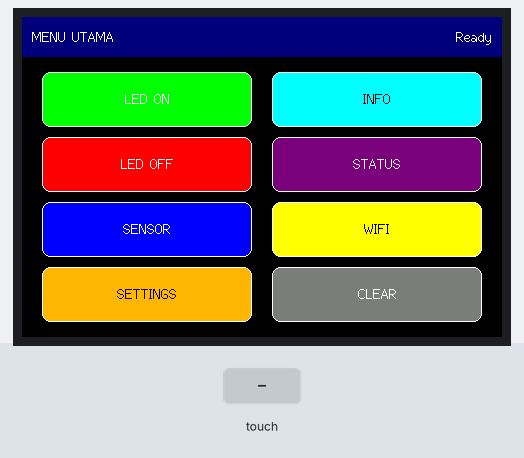
The program below on a simulated ESP32-S3. Parts: 480×320 colour display. The inputs (shaded band) are chosen by the test bench. What the program prints to the serial monitor is not drawn.

Above: at 2.1 s.
2.2 s: touch panel pressed at 62 % / 30 % of its raw x / y range
At 3.3 s:
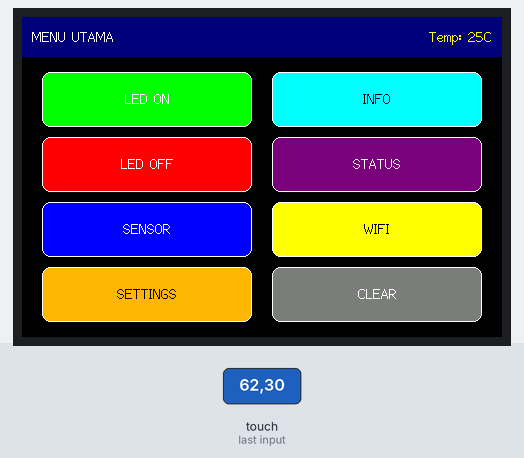
4.4 s: touch panel pressed at 13 % / 10 % of its raw x / y range
At 5.8 s:
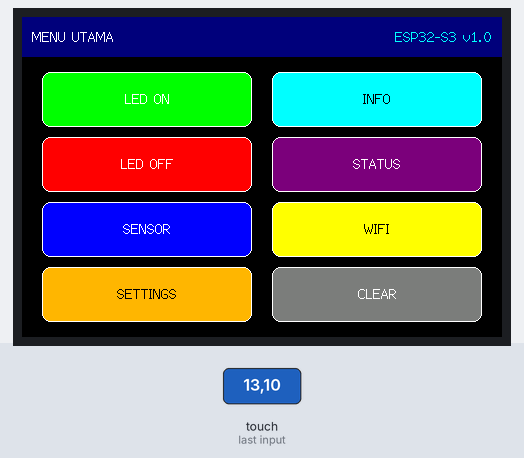
6.1 s: touch panel pressed at 38 % / 10 % of its raw x / y range
At 7.5 s:
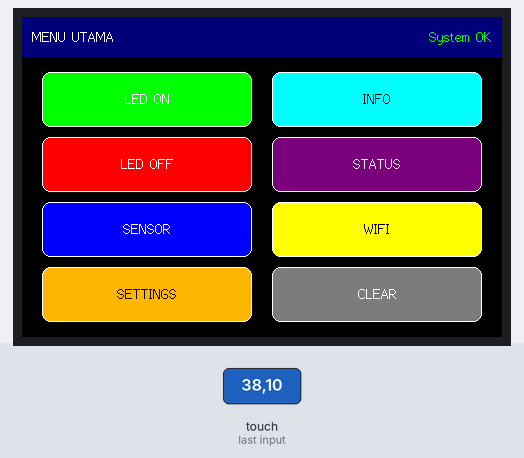
7.8 s: touch panel pressed at 62 % / 10 % of its raw x / y range
At 8.6 s:
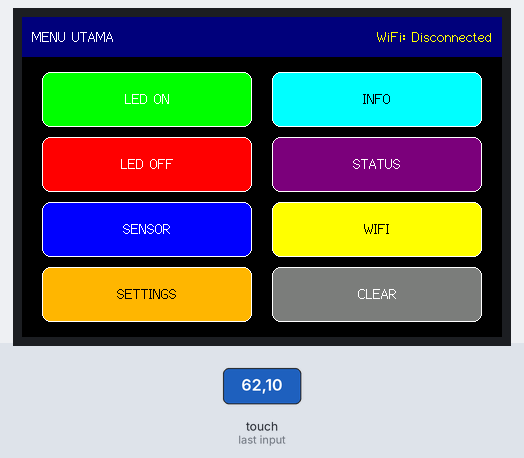
9.5 s: touch panel pressed at 87 % / 30 % of its raw x / y range
At 10.1 s:
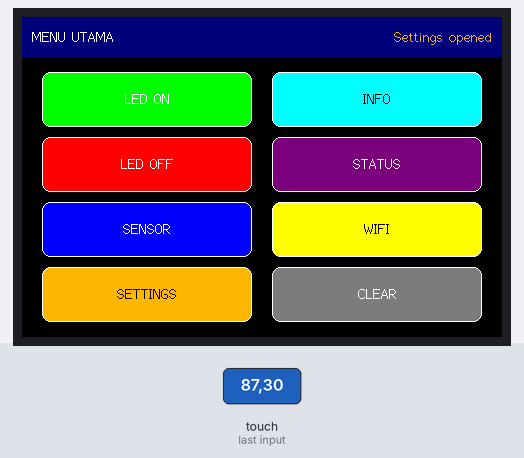
11.2 s: touch panel pressed at 87 % / 10 % of its raw x / y range
At 11.3 s:
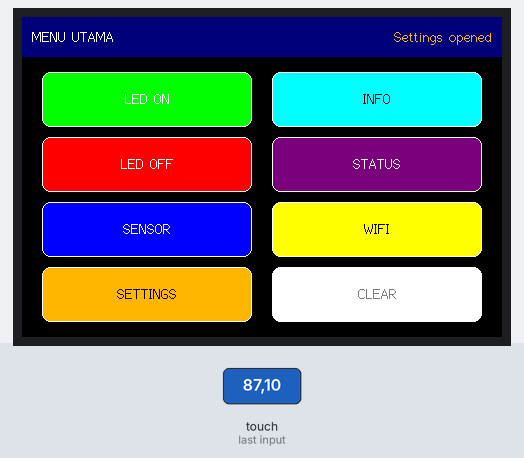
Timing chart, 0 to 13.9 s (numbered marks = the images above; inputs shaded):
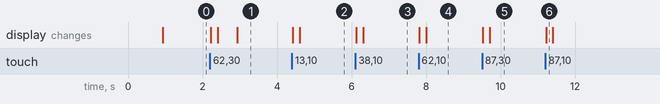

The program:

main.cpp
```cpp
#include <Arduino.h>
#include <LovyanGFX.hpp>
#include <Wire.h>
#include <Adafruit_FT6206.h>

// ========================================================
//  📘  WIRING GUIDE (ESP32-S3 DevKitC + TFT ILI9488 + FT6236)
// ========================================================
//  ⚙️  TFT ILI9488 (SPI Interface)
//  ┌────────────────────┬───────────────┬──────────────────────┐
//  │ TFT PIN            │ ESP32-S3 PIN │ Keterangan            │
//  ├────────────────────┼───────────────┼──────────────────────┤
//  │ VCC                │ 3.3V         │ Power 3.3 V (jangan 5 V)│
//  │ GND                │ GND          │ Ground                │
//  │ CS                 │ — (NC)       │ Tidak digunakan (1 SPI bus)│
//  │ RESET              │ GPIO10       │ Reset LCD             │
//  │ DC / RS            │ GPIO14       │ Data/Command select   │
//  │ SDI / MOSI         │ GPIO11       │ SPI MOSI              │
//  │ SDO / MISO         │ GPIO13       │ SPI MISO              │
//  │ SCK                │ GPIO12       │ SPI Clock             │
//  │ LED / BL           │ 3.3V         │ Backlight aktif HIGH  │
//  └────────────────────┴───────────────┴──────────────────────┘
//
//  ⚙️  TOUCH FT6236 (I2C Interface)
//  ┌────────────────────┬───────────────┬──────────────────────┐
//  │ TOUCH PIN          │ ESP32-S3 PIN │ Keterangan            │
//  ├────────────────────┼───────────────┼──────────────────────┤
//  │ VCC                │ 3.3V         │ Power 3.3 V          │
//  │ GND                │ GND          │ Ground               │
//  │ SDA                │ GPIO8        │ I2C Data             │
//  │ SCL                │ GPIO9        │ I2C Clock            │
//  │ INT (opsional)     │ — (NC)       │ Tidak wajib dipakai  │
//  └────────────────────┴───────────────┴──────────────────────┘
//
//  💡 Opsional tambahan:
//  - LED indikator → GPIO2 (bisa dipakai untuk tombol LED ON/OFF)
// ========================================================


// ========================================================
//  KONFIGURASI LOVYANGFX UNTUK ESP32-S3 + ILI9488 (SPI)
// ========================================================
class LGFX_ESP32S3_ILI9488 : public lgfx::LGFX_Device {
  lgfx::Panel_ILI9488 _panel_instance;
  lgfx::Bus_SPI _bus_instance;

public:
  LGFX_ESP32S3_ILI9488(void) {
    { // --- BUS SPI ---
      auto cfg = _bus_instance.config();
      cfg.spi_host = SPI2_HOST;
      cfg.spi_mode = 0;
      cfg.freq_write = 40000000;
      cfg.freq_read = 16000000;
      cfg.spi_3wire = false;
      cfg.use_lock = true;
      cfg.dma_channel = SPI_DMA_CH_AUTO;

      cfg.pin_sclk = 12;  // SCK
      cfg.pin_mosi = 11;  // MOSI
      cfg.pin_miso = 13;  // MISO
      cfg.pin_dc   = 14;  // DC/RS
      _bus_instance.config(cfg);
      _panel_instance.setBus(&_bus_instance);
    }

    { // --- PANEL ---
      auto cfg = _panel_instance.config();
      cfg.pin_cs   = -1;   // Tidak digunakan
      cfg.pin_rst  = 10;   // Reset pin
      cfg.pin_busy = -1;   // Tidak ada
      cfg.memory_width  = 320;
      cfg.memory_height = 480;
      cfg.panel_width   = 320;
      cfg.panel_height  = 480;
      cfg.offset_x = 0;
      cfg.offset_y = 0;
      cfg.invert   = false;
      cfg.readable = true;
      _panel_instance.config(cfg);
    }
    setPanel(&_panel_instance);
  }
};

// ========================================================
//  INSTANCE OBJEK
// ========================================================
LGFX_ESP32S3_ILI9488 tft;
Adafruit_FT6206 touch = Adafruit_FT6206();

const uint8_t ROTATION = 1;  // Landscape mode

// ========================================================
//  TOUCH CALIBRATION (hasil uji nyata, ubah jika offset)
// ========================================================
int TOUCH_MAP_X1 = 8;
int TOUCH_MAP_X2 = 296;
int SCREEN_MAP_X1 = 320;
int SCREEN_MAP_X2 = 0;

int TOUCH_MAP_Y1 = 0;
int TOUCH_MAP_Y2 = 479;
int SCREEN_MAP_Y1 = 0;
int SCREEN_MAP_Y2 = 479;

// ========================================================
//  STRUKTUR DAN DEFINISI BUTTON
// ========================================================
struct Button {
  int x, y, w, h;
  String label;
  uint16_t color;
  uint16_t textColor;
  bool enabled;

  bool contains(int px, int py) {
    return (px >= x && px <= x + w && py >= y && py <= y + h);
  }
};

// Tombol menu utama
Button buttons[] = {
  {20,  55, 210, 55, "LED ON",     TFT_GREEN,  TFT_WHITE, true},
  {20, 120, 210, 55, "LED OFF",    TFT_RED,    TFT_WHITE, true},
  {20, 185, 210, 55, "SENSOR",     TFT_BLUE,   TFT_WHITE, true},
  {20, 250, 210, 55, "SETTINGS",   TFT_ORANGE, TFT_BLACK, true},
  {250, 55, 210, 55, "INFO",       TFT_CYAN,   TFT_BLACK, true},
  {250, 120, 210, 55, "STATUS",    TFT_PURPLE, TFT_WHITE, true},
  {250, 185, 210, 55, "WIFI",      TFT_YELLOW, TFT_BLACK, true},
  {250, 250, 210, 55, "CLEAR",     TFT_DARKGREY, TFT_WHITE, true}
};

const int NUM_BUTTONS = sizeof(buttons) / sizeof(buttons[0]);
String statusText = "Ready";
uint16_t statusColor = TFT_WHITE;

// ========================================================
//  FUNGSI: Konversi koordinat sentuhan ke layar TFT
// ========================================================
void getTouchCoordinates(int &screenX, int &screenY) {
  TS_Point p = touch.getPoint();
  screenY = map(p.x, TOUCH_MAP_X1, TOUCH_MAP_X2, SCREEN_MAP_X1, SCREEN_MAP_X2);
  screenX = map(p.y, TOUCH_MAP_Y1, TOUCH_MAP_Y2, SCREEN_MAP_Y1, SCREEN_MAP_Y2);
  screenX = constrain(screenX, 0, tft.width() - 1);
  screenY = constrain(screenY, 0, tft.height() - 1);
}

// ========================================================
//  FUNGSI: Gambar tombol ke layar
// ========================================================
void drawButton(Button &btn, bool pressed = false) {
  uint16_t bgColor = pressed ? TFT_WHITE : btn.color;
  uint16_t txtColor = pressed ? btn.color : btn.textColor;

  if (!btn.enabled) {
    bgColor = TFT_DARKGREY;
    txtColor = TFT_LIGHTGREY;
  }

  tft.fillRoundRect(btn.x, btn.y, btn.w, btn.h, 8, bgColor);
  tft.drawRoundRect(btn.x, btn.y, btn.w, btn.h, 8, TFT_WHITE);

  tft.setFont(&fonts::Font2);
  tft.setTextDatum(MC_DATUM);
  tft.setTextColor(txtColor);
  tft.drawString(btn.label, btn.x + btn.w / 2, btn.y + btn.h / 2);
}

// ========================================================
//  FUNGSI: Update status bar atas
// ========================================================
void updateStatus(const String &text, uint16_t color = TFT_WHITE) {
  statusText = text;
  statusColor = color;

  // Header bar
  tft.fillRect(0, 0, 480, 40, TFT_NAVY);
  tft.setFont(&fonts::Font2);
  tft.setTextDatum(ML_DATUM);
  tft.setTextColor(TFT_WHITE);
  tft.drawString("MENU UTAMA", 10, 20);

  // Status kanan
  tft.setTextDatum(MR_DATUM);
  tft.setTextColor(color);
  tft.drawString(text, 470, 20);

  Serial.println("Status: " + text);
}

// ========================================================
//  FUNGSI: Handle interaksi tombol
// ========================================================
void handleButtonClick(int index) {
  drawButton(buttons[index], true);
  delay(150);
  drawButton(buttons[index], false);

  switch (index) {
    case 0: updateStatus("LED: ON", TFT_GREEN); break;
    case 1: updateStatus("LED: OFF", TFT_RED); break;
    case 2:
      updateStatus("Reading sensor...", TFT_CYAN);
      delay(500);
      updateStatus("Temp: 25C", TFT_YELLOW);
      break;
    case 3: updateStatus("Settings opened", TFT_ORANGE); break;
    case 4: updateStatus("ESP32-S3 v1.0", TFT_CYAN); break;
    case 5: updateStatus("System OK", TFT_GREEN); break;
    case 6: updateStatus("WiFi: Disconnected", TFT_YELLOW); break;
    case 7: updateStatus("Ready", TFT_WHITE); break;
  }
}

// ========================================================
//  SETUP
// ========================================================
void setup() {
  Serial.begin(115200);
  delay(500);
  Serial.println("\n=== ESP32-S3 MENU SYSTEM ===");

  // Inisialisasi LCD
  tft.init();
  tft.setRotation(ROTATION);
  tft.fillScreen(TFT_BLACK);
  tft.setFont(&fonts::Font2);

  // Inisialisasi Touch
  Wire.begin(8, 9);
  Wire.setClock(400000);

  bool touchOK = false;
  uint8_t thresholds[] = {40, 128, 20, 60};
  for (int i = 0; i < 4; i++) {
    if (touch.begin(thresholds[i])) {
      touchOK = true;
      Serial.printf("Touch OK (threshold: %d)\n", thresholds[i]);
      break;
    }
    delay(100);
  }

  if (!touchOK) {
    tft.setTextColor(TFT_RED);
    tft.setCursor(20, 50);
    tft.println("TOUCH INIT FAILED!");
    while (1) delay(1000);
  }

  updateStatus("Ready", TFT_WHITE);
  for (int i = 0; i < NUM_BUTTONS; i++) drawButton(buttons[i]);
  Serial.println("Menu ready!");
}

// ========================================================
//  LOOP
// ========================================================
unsigned long lastTouchTime = 0;
bool wasTouched = false;

void loop() {
  if (touch.touched()) {
    unsigned long now = millis();
    if (!wasTouched && (now - lastTouchTime > 200)) {
      int screenX, screenY;
      getTouchCoordinates(screenX, screenY);
      Serial.printf("Touch at: (%d, %d)\n", screenX, screenY);

      for (int i = 0; i < NUM_BUTTONS; i++) {
        if (buttons[i].enabled && buttons[i].contains(screenX, screenY)) {
          Serial.printf("Button %d (%s) pressed!\n",
                        i, buttons[i].label.c_str());
          handleButtonClick(i);
          break;
        }
      }
      lastTouchTime = now;
      wasTouched = true;
    }
  } else {
    wasTouched = false;
  }
  delay(10);
}
```

Measured:
- after the input at 2.2 s, the display: first changes at once (image 1 shows a later state)
- after the input at 4.4 s, the display: first changes at once (image 2 shows a later state)
- after the input at 6.1 s, the display: first changes at once (image 3 shows a later state)
- after the input at 7.8 s, the display: first changes at once (image 4 shows a later state)
- after the input at 9.5 s, the display: first changes at once (image 5 shows a later state)
- after the input at 11.2 s, the display: changes at once (image 6)
